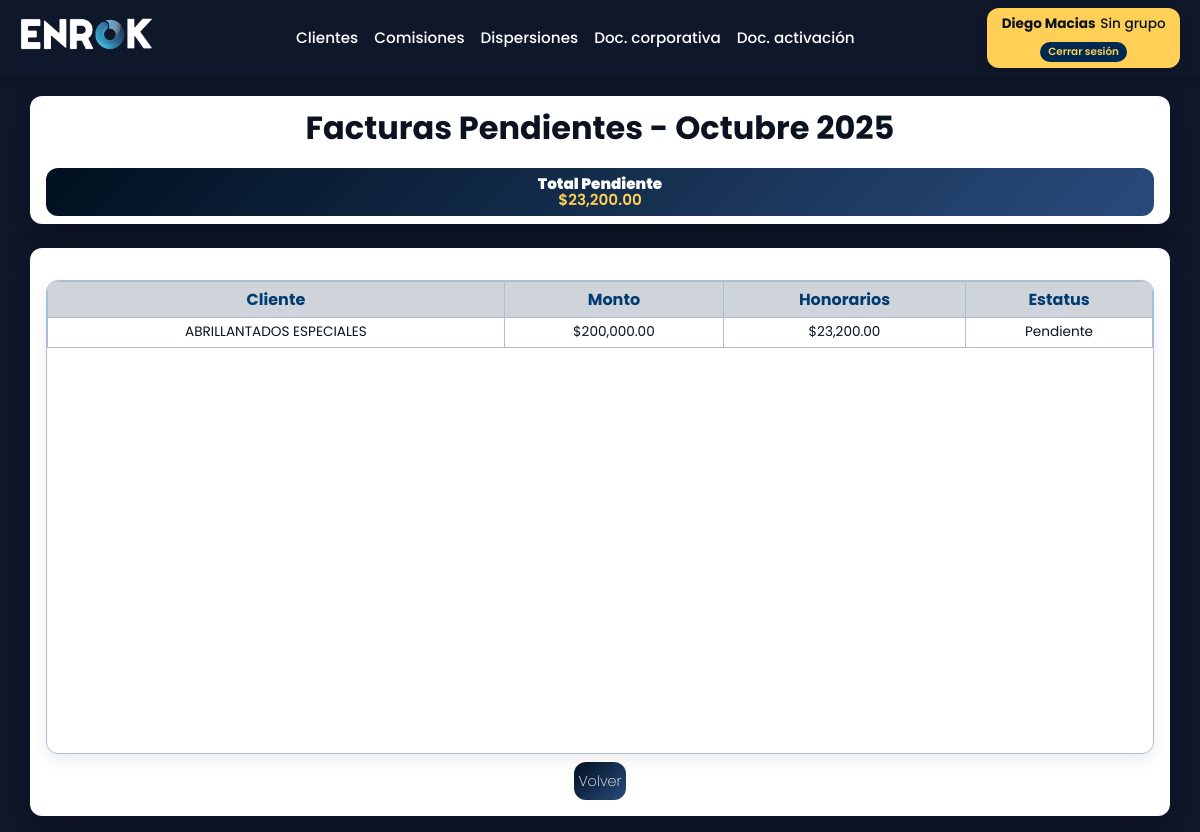
Screenshot of /reporte_dispersiones/detalle/?mes=10&anio=2025 (signed in) with the database file from the repository.
### dispersiones/models.py (models this page shows, shortened)
class Dispersion(models.Model):
    fecha = models.DateTimeField(default=timezone.now)
    cliente = models.ForeignKey(Cliente, on_delete=models.CASCADE)
    factura = models.CharField(max_length=100)
    num_factura = models.CharField(max_length=100, blank=True, null=True)
    monto = models.DecimalField(max_digits=12, decimal_places=2)
    comision = models.DecimalField(max_digits=12, decimal_places=2, editable=False)
    num_factura_honorarios = models.CharField(max_length=100, blank=True, null=True)
    total_honorarios = models.DecimalField(max_digits=12, decimal_places=2, editable=False)
    estatus_proceso = models.CharField(max_length=50)
    comentarios = models.TextField(blank=True, null=True)
    num_periodo = models.CharField(max_length=50, blank=True, null=True)
    estatus_periodo = models.CharField(max_length=50)
    estatus_pago = models.CharField(max_length=50, default="Pendiente")
    comision_procom = models.DecimalField(max_digits=5, decimal_places=2, editable=False)
    class Meta:
        permissions = [
            ("actualizar_estatus_dispersion", "Puede actualizar estatus de pago en dispersiones"),
        ]

### clientes/models.py (models this page shows, shortened)
class Cliente(models.Model):
    servicio = models.CharField(max_length=100)
    comision_procom = models.FloatField(blank=True, null=True)
    factura = models.CharField(blank=True, null=True)
    nombre = models.CharField(max_length=150)
    tipo_persona = models.CharField(max_length=50)
    utilidad_enrok = models.FloatField(blank=True, null=True)
    comisionista_1 = models.CharField(max_length=100, blank=True, null=True)
    porcentaje_1 = models.FloatField(blank=True, null=True)
    comisionista_2 = models.CharField(max_length=100, blank=True, null=True)
    porcentaje_2 = models.FloatField(blank=True, null=True)
    comisionista_3 = models.CharField(max_length=100, blank=True, null=True)
    porcentaje_3 = models.FloatField(blank=True, null=True)
    comisionista_4 = models.CharField(max_length=100, blank=True, null=True)
    porcentaje_4 = models.FloatField(blank=True, null=True)
    comisionista_5 = models.CharField(max_length=100, blank=True, null=True)
    porcentaje_5 = models.FloatField(blank=True, null=True)
    comisionista_6 = models.CharField(max_length=100, blank=True, null=True)
    porcentaje_6 = models.FloatField(blank=True, null=True)
    comisionista_7 = models.CharField(max_length=100, blank=True, null=True)
    porcentaje_7 = models.FloatField(blank=True, null=True)
    comisionista_8 = models.CharField(max_length=100, blank=True, null=True)
    porcentaje_8 = models.FloatField(blank=True, null=True)
    comisionista_9 = models.CharField(max_length=100, blank=True, null=True)
    porcentaje_9 = models.FloatField(blank=True, null=True)
    fecha_registro = models.DateTimeField(auto_now_add=True)
    usuario = models.OneToOneField(User, on_delete=models.CASCADE, related_name='cliente_asociado')

### core/views.py (the view)
# urls.py: path('reporte_dispersiones/detalle/', reporte_detalle_dispersiones, name='reporte_detalle_dispersiones'),
def reporte_detalle_dispersiones(request):
    mes = int(request.GET.get('mes'))
    anio = int(request.GET.get('anio'))
    dispersiones = Dispersion.objects.filter(
        fecha__month=mes,
        fecha__year=anio,
        estatus_pago__in=["Pendiente", "Parcial"]
    ).order_by('cliente__nombre')
    mes_nombre = MESES_ES.get(mes, "")
    total_pendiente = dispersiones.aggregate(total=Sum('total_honorarios'))['total'] or 0
    return render(request, 'reporte/reporte_detalle.html', {
        'dispersiones': dispersiones,
        'mes': mes,
        'anio': anio,
        'mes_nombre': mes_nombre,
        'total_pendiente': total_pendiente,
    })

### core/templates/reporte/reporte_detalle.html (shortened to what this page needs)
{% extends 'base_listar.html' %}
{% load humanize %}
{% block title_filters %}
  <div class="card-top">
    <h1>Facturas Pendientes - {{ mes_nombre }} {{ anio }}</h1>
    <div class="pendiente-box">
      <div>
        <h2>Total Pendiente</h2>
        <strong class="monto">${{ total_pendiente|floatformat:2|intcomma }}</strong>
      </div>
    </div>
  </div>
{% endblock %}
{% block content %}
  <div class="card">
    <div class="table-container">
      <table>
        <tr>
          <th>Cliente</th>
          <th>Monto</th>
          <th>Honorarios</th>
          <th>Estatus</th>
        </tr>
        {% for d in dispersiones %}
        <tr>
          <td>{{ d.cliente.nombre }}</td>
          <td>${{ d.monto|floatformat:2|intcomma }}</td>
          <td>${{ d.total_honorarios|floatformat:2|intcomma }}</td>
          <td>{{ d.estatus_pago }}</td>
        </tr>
        {% empty %}
        <tr>
          <td colspan="4" style="text-align:center;">No hay facturas pendientes en este mes.</td>
        </tr>
        {% endfor %}
      </table>
    </div>
    <div style="margin-top: .5rem; text-align:center;">
      <a href="{% url 'reporte_dispersiones' %}" class="btn filtro_pagado">Volver</a>
    </div>
  </div>
{% endblock %}

### templates/includes/header.html (shortened to what this page needs)
{% load static %}
<header class="navbar navbar--compact">
  <div class="container">
    <div class="logo-box">
      <a href="{% url 'enrok' %}" class="logo-link">
        <img src="{% static 'img/logo.png' %}" alt="Enrok" class="logo-img">
      </a>
    </div>
    <nav class="nav-links">
      {% if not request.user.groups.all.0.name == 'Cliente' %}
      <a href="{% url 'clientes_listar' %}">Clientes</a>
      <a href="{% url 'comisiones_listar' %}">Comisiones</a>
      <a href="{% url 'dispersiones_listar' %}">Dispersiones</a>
      <a href="{% url 'materialidad_listar' %}">Doc. corporativa</a>
      <a href="{% url 'activacion_listar' %}">Doc. activación</a>
      {% endif %}
    </nav>
    <div class="user-box">
      <div class="user-info">
        <a href="{% url 'usuario' %}">
          <strong>{{ user.get_full_name|default:user.username }}</strong>
        </a>
        <small>{{ user.groups.all.0.name|default:"Sin grupo" }}</small>
      </div>
      <form action="{% url 'logout' %}" method="post" style="display:inline;">
        <button type="submit" class="logout-btn">Cerrar sesión</button>
      </form>
    </div>
  </div>
</header>

### static/css/style.css (style rules this page uses)
:root { --fuente-principal: 'Poppins', system-ui, -apple-system, Segoe UI, Roboto, sans-serif; }
*, *::before, *::after { font-family: var(--fuente-principal) !important; box-sizing: border-box; }
body { min-height: 100vh; display: grid; place-items: start center; background: #0f172a; margin: 0; padding-top: 2rem; }
.navbar { position: fixed; top: 0; left: 0; width: 100%; background-color: #0f172a; padding: 0.8rem 2rem; color: #fff; box-shadow: 0 2px 8px rgba(0,0,0,.2); z-index: 100; }
.navbar .container { display: flex; justify-content: space-between; align-items: center; flex-wrap: wrap; gap: 1rem; }
.logo-box { display: flex; align-items: center; gap: 0.7rem; }
.logo-img { height: 40px; width: auto; }
.nav-links { display: flex; gap: 1.5rem; }
.nav-links a { color: #fff; text-decoration: none; font-weight: 500; transition: color .2s; }
.card, .card-top { width: 95vw; max-width: 1200px; margin: 1rem; background: #ffffff; color: #0b1220; padding: 1rem; border-radius: 12px; box-shadow: 0 18px 40px rgba(0,0,0,.25); }
.card { min-height: 80vh; overflow-y: auto; margin-bottom: 3rem; }
.card-top { margin-top: 5rem; }
h1 { text-align: center; margin-bottom: 1rem; margin-top: 0rem; }
.btn_filtros, .btn, .filtro_pagado { padding: 4px 8px; text-decoration: none; display: inline-block; color: #ffcf56; background: transparent; border: none; font-weight: 200; text-align: center; line-height: 30px; font-size: .9rem; cursor: pointer; transition: 0.3s; }
.filtro_pagado { background: linear-gradient(135deg, #00101f 0%, #294b7c 100%); border-radius: 12px; color: #fff; padding: .25rem; }
.pendiente-box { position: relative; background: linear-gradient(135deg, #00101f 0%, #294b7c 100%); color: white; padding: 1rem; border-radius: 12px; text-align: center; display: flex; justify-content: center; align-items: center; gap: 6rem; flex-wrap: wrap; margin-top: 1rem; }
.pendiente-box > div { display: flex; flex-direction: column; align-items: center; justify-content: center; min-width: 180px; }
.pendiente-box h2 { margin: 0; font-size: 1rem; font-weight: 900; }
.pendiente-box .monto, .pendiente-box p { font-size: 1rem; font-weight: 600; margin: 0; color: #ffcf56; }
table { width: 100%; border-collapse: collapse; }
th, td { border: 1px solid #aebed2; padding: 0.3rem; text-align: center; font-size: 0.85rem; }
th { background: rgb(206, 212, 218); text-align: center; color: #003b71; font-size: 1rem; }
.table-container { border: 1px solid #aebed2; border-radius: 12px; overflow: hidden; margin-top: 1rem; max-height: 70vh; overflow-y: auto; box-shadow: 0 6px 16px rgba(0,0,0,.08); }
.user-box { display: block; top: 1rem; right: 1.5rem; background: #ffcf56; color: #0b1220; align-items: center; justify-content: center; gap: 0.25rem; padding: .6rem 1.2rem; border-radius: 12px; font-weight: 700; box-shadow: 0 4px 10px rgba(0,0,0,.15); font-size: .9rem; text-align: center; }
.logout-btn { all: unset; margin-top: .5rem; padding: 4px 10px; text-decoration: none; display: inline-block; color: #ffcf56; background: #002952; border: none; font-size: .7rem; font-weight: 600; text-align: center; cursor: pointer; transition: 0.3s; border-radius: 12px; }
.card { min-height: 0; height: auto; flex: 1 1 auto; overflow: hidden; display: flex; flex-direction: column; }
.table-container { flex: 1 1 auto; min-height: 0; height: auto; max-height: none; }
.table-container { overflow-x: auto; overflow-y: auto; width: 100%; max-width: 100%; -webkit-overflow-scrolling: touch; }
.table-container table { width: max-content; min-width: 100%; border-collapse: collapse; }
.table-container th, .table-container td { white-space: nowrap; }
.table-container th:nth-child(2), .table-container td:nth-child(2) { white-space: normal; max-width: 280px; word-break: break-word; }
.table-container tr:first-child th { position: sticky; top: 0; z-index: 1; }
.table-container { scrollbar-width: thin; scrollbar-color: rgba(174,190,210,.35) transparent; }
.card-top { padding-top: .5rem; padding-bottom: .5rem; margin-top: 4rem; margin-bottom: .5rem; }
.card-top h1 { margin-bottom: .5rem; }
.card-top .pendiente-box { padding: .5rem .75rem; gap: 2rem; }
.card-top .pendiente-box > div { min-width: 140px; }
.card-top .pendiente-box h2, .card-top .pendiente-box .monto, .card-top .pendiente-box p { font-size: .95rem; }
.card { margin-bottom: 1rem; }
.card-top .pendiente-box h2, .card-top .pendiente-box .monto { margin: 0; line-height: 1.05; }

### rows the page displays
Dispersion: cliente.nombre "ABRILLANTADOS ESPECIALES", monto "200,000.00", total_honorarios "23,200.00", estatus_pago "Pendiente"

### other values shown
{{ user.get_full_name|default:user.username }} "Diego Macias"
{{ user.groups.all.0.name|default:"Sin grupo" }} "Sin grupo"
{{ mes_nombre }} "Octubre"
{{ anio }} "2025"
{{ total_pendiente|floatformat:2|intcomma }} "23,200.00"
